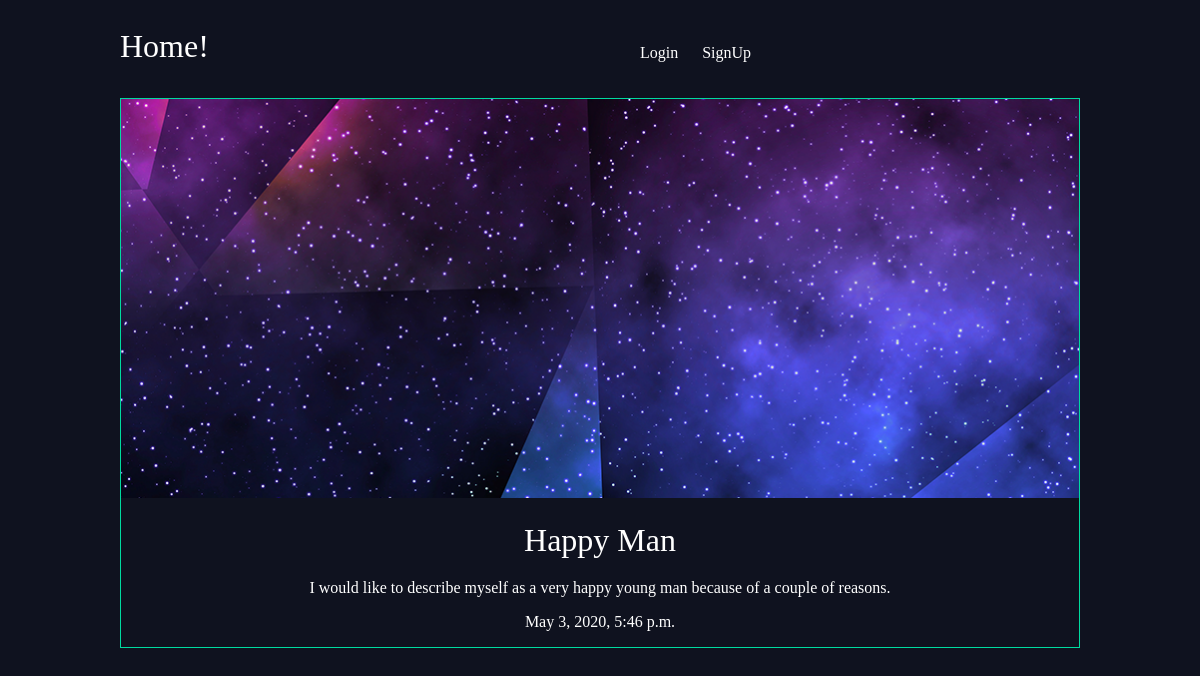
/articles/happy-man/, run on the app's committed database.
### articles/models.py (models this page shows, shortened)
class Article(models.Model):
    title = models.CharField(max_length=100)
    slug = models.SlugField()
    body = models.TextField()
    date = models.DateTimeField(auto_now_add=True)
    thumb = models.ImageField(default="default.png", blank=True)
    author = models.ForeignKey(User, on_delete=models.DO_NOTHING,default=None)

### articles/views.py (the view)
# urls.py: url(r'^(?P<slug>[\w-]+)/$', views.article_detail, name="detail"),
def article_detail(request,slug):
    article = Article.objects.get(slug=slug)
    return render(request, 'articles/article_detail.html',{'article':article})

### articles/templates/articles/article_detail.html
{% extends 'base_layout.html' %}
{% block content %}
<div class="article-detail">
  <div class="article">
    <img src="{{ article.thumb.url }}" />
    <h2>	{{ article.title }} </h2>
    <p> {{ article.body }} </p>
    <p> {{ article.date }} </p>
  </div>
</div>
{% endblock %}

### assets/styles.css (style rules this page uses)
body { background-color: #0f121f; background-image: url(core.jpg); background-repeat-y: no-repeat; color: #fff }
body * { font-family: Ubuntu; }
h1,h2,h3,h4,h5 { font-weight: normal; margin: 0; }
.article { padding: 10px; border: 1px solid #00dba0; position: relative; padding-bottom: 40px; }
.article h2 { font-size: 1.2em; }
.article-detail .article { padding: 0; }
.article-detail .article img { max-width: 100%; }
.article-detail .article h2 { text-align: center; margin: 20px auto; font-size: 2em; }
.article-detail .article p { text-align: center; }

### data on the page
Article: thumb (picture), title "Happy Man", body "I would like to describe myself as a very happy young man because of a couple of reasons.", date "May 3, 2020, 5:46 p.m."
